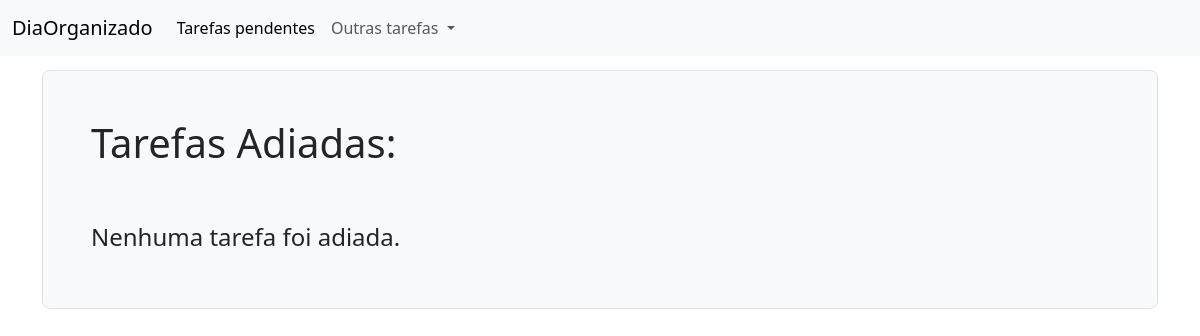
The app's page /tarefas/adiadas/, older data.
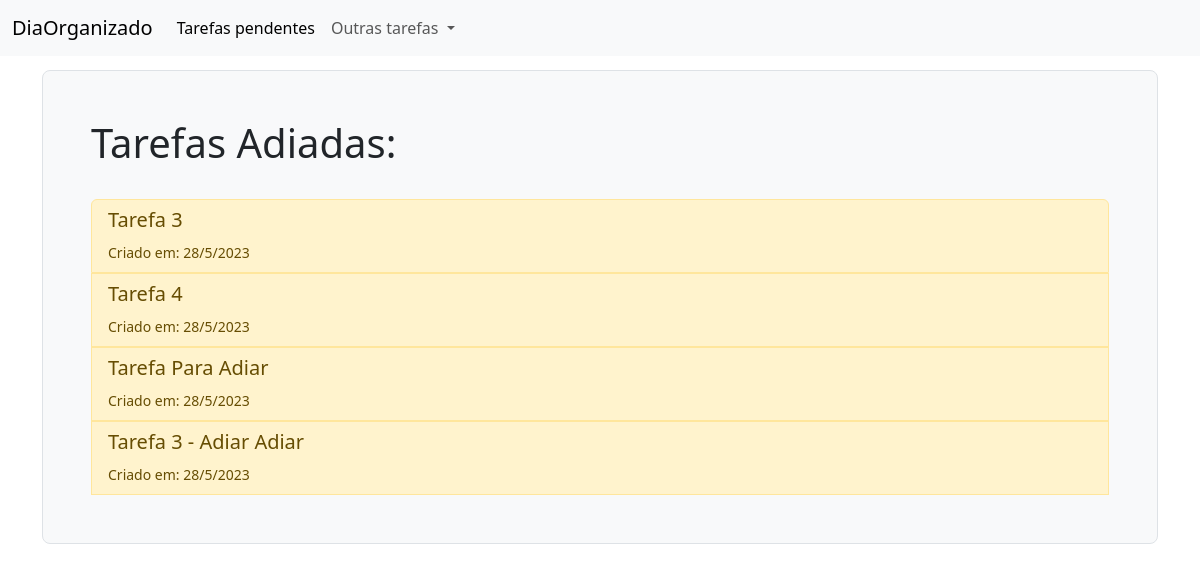
The same page, newer data.
### tarefas/models.py (models this page shows, shortened)
class Tarefa(models.Model):
    OPCOES_CATEGORIA = (
        ('urgente', 'Urgente'),
        ('importante', 'Importante'),
        ('precisa ser feito', 'Precisa ser feito'),
    )
    OPCOES_STATUS = (
        ('concluído', 'Concluído'),
        ('pendente', 'Pendente'),
        ('adiado', 'Adiado'),
    )
    descricao = models.CharField(max_length=400)
    data_criacao = models.DateTimeField(auto_now_add=True)
    categoria = models.CharField(max_length=30, choices=OPCOES_CATEGORIA, default='importante')
    status = models.CharField(max_length=30, choices=OPCOES_STATUS, default='pendente')

### tarefas/views.py (the view)
# urls.py: path('adiadas/', views.tarefas_adiadas, name='tarefas_adiadas'),
def tarefas_adiadas(request):
    tarefas_adiadas = Tarefa.objects.filter(status='adiado')
    return render(request, 'tarefas/tarefas_adiadas.html', {'tarefas_adiadas': tarefas_adiadas})

### tarefas/templates/tarefas/tarefas_adiadas.html (shortened to what this page needs)
{% extends 'base.html' %}
{% block content %}
    <div class="h-100 p-5 bg-light border rounded-3">
        <h1>Tarefas Adiadas:</h1><br>
        <div class="list-group">
            {% for tarefa in tarefas_adiadas %}
                <button type="button" class="list-group-item list-group-item-warning list-group-item-action " data-bs-toggle="modal" data-bs-target="#modal{{ tarefa.id }}">
                    <h5>{{ tarefa.descricao|title }}</h5>
                    <small>Criado em: {{ tarefa.data_criacao.day }}/{{ tarefa.data_criacao.month }}/{{ tarefa.data_criacao.year }}</small>
                </button>
            {% empty %}
                <br>
                <h4>Nenhuma tarefa foi adiada.</h4>
            {% endfor %}
        </div>
    </div>
{% endblock content %}

Row changes from the older to the newer data that the page shows:
added Tarefa: descricao "Tarefa 3", data_criacao.day "28", data_criacao.month "5", data_criacao.year "2023"
added Tarefa: descricao "Tarefa 4", data_criacao.day "28", data_criacao.month "5", data_criacao.year "2023"
added Tarefa: descricao "Tarefa Para Adiar", data_criacao.day "28", data_criacao.month "5", data_criacao.year "2023"
added Tarefa: descricao "Tarefa 3 - Adiar Adiar", data_criacao.day "28", data_criacao.month "5", data_criacao.year "2023"
Text that changed along with them:
text no longer shown: "Nenhuma tarefa foi adiada."
